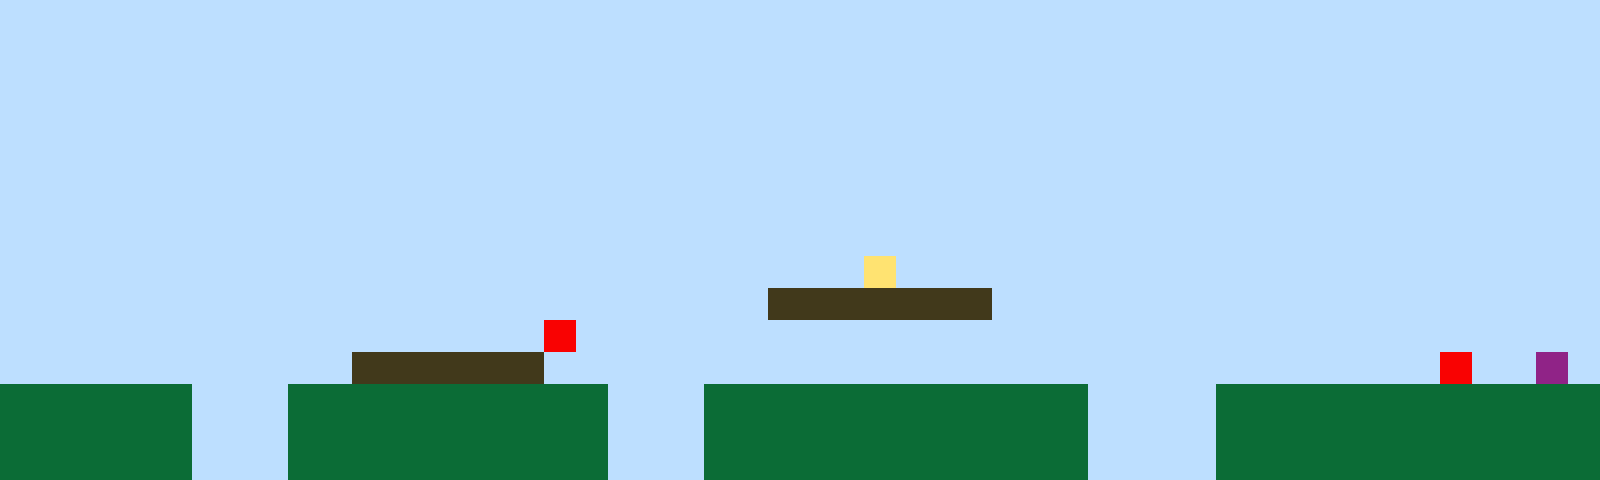

A 2D game scene composited from a Tiled map and its tileset images. What follows is a short description and the map's XML, with every tile layer's data as written:
An orthogonal 50x15 tile map with 32x32 px tiles, 1 tile layer (Tile Layer 1).

<map version="1.10" tiledversion="1.11.2" orientation="orthogonal" renderorder="right-up" width="50" height="15" tilewidth="32" tileheight="32" infinite="0" nextlayerid="2" nextobjectid="1"><editorsettings><export target="map1.csv" format="csv" /></editorsettings><tileset firstgid="1" name="sprites" tilewidth="32" tileheight="32" tilecount="6" columns="3"><image source="sprites.png" width="96" height="64" /></tileset><layer id="1" name="Tile Layer 1" width="50" height="15"><data encoding="csv">1,1,1,1,1,1,1,1,1,1,1,1,1,1,1,1,1,1,1,1,1,1,1,1,1,1,1,1,1,1,1,1,1,1,1,1,1,1,1,1,1,1,1,1,1,1,1,1,1,1,1,1,1,1,1,1,1,1,1,1,1,1,1,1,1,1,1,1,1,1,1,1,1,1,1,1,1,1,1,1,1,1,1,1,1,1,1,1,1,1,1,1,1,1,1,1,1,1,1,1,1,1,1,1,1,1,1,1,1,1,1,1,1,1,1,1,1,1,1,1,1,1,1,1,1,1,1,1,1,1,1,1,1,1,1,1,1,1,1,1,1,1,1,1,1,1,1,1,1,1,1,1,1,1,1,1,1,1,1,1,1,1,1,1,1,1,1,1,1,1,1,1,1,1,1,1,1,1,1,1,1,1,1,1,1,1,1,1,1,1,1,1,1,1,1,1,1,1,1,1,1,1,1,1,1,1,1,1,1,1,1,1,1,1,1,1,1,1,1,1,1,1,1,1,1,1,1,1,1,1,1,1,1,1,1,1,1,1,1,1,1,1,1,1,1,1,1,1,1,1,1,1,1,1,1,1,1,1,1,1,1,1,1,1,1,1,1,1,1,1,1,1,1,1,1,1,1,1,1,1,1,1,1,1,1,1,1,1,1,1,1,1,1,1,1,1,1,1,1,1,1,1,1,1,1,1,1,1,1,1,1,1,1,1,1,1,1,1,1,1,1,1,1,1,1,1,1,1,1,1,1,1,1,1,1,1,1,1,1,1,1,1,1,1,1,1,1,1,1,1,1,1,1,1,1,1,1,1,1,1,1,1,1,1,1,1,1,1,1,1,1,1,1,1,1,1,1,1,1,1,1,1,1,1,1,1,1,1,1,1,1,1,1,1,1,1,1,1,1,1,1,1,1,1,1,1,1,1,1,1,1,1,1,1,1,1,1,1,1,1,1,1,1,1,1,1,1,4,1,1,1,1,1,1,1,1,1,1,1,1,1,1,1,1,1,1,1,1,1,1,1,1,1,1,1,1,1,1,1,1,1,1,1,1,1,1,1,1,1,1,1,1,1,1,3,3,3,3,3,3,3,1,1,1,1,1,1,1,1,1,1,1,1,1,1,1,1,1,1,1,1,1,1,1,1,1,1,1,1,1,1,1,1,1,1,1,1,5,1,1,1,1,1,1,1,1,1,1,1,1,1,1,1,1,1,1,1,1,1,1,1,1,1,1,1,1,1,1,1,1,1,1,1,1,1,1,1,1,1,1,1,3,3,3,3,3,3,1,1,1,1,1,1,1,1,1,1,1,1,1,1,1,1,1,1,1,1,1,1,1,1,1,1,1,1,5,1,1,6,1,2,2,2,2,2,2,1,1,1,2,2,2,2,2,2,2,2,2,2,1,1,1,2,2,2,2,2,2,2,2,2,2,2,2,1,1,1,1,2,2,2,2,2,2,2,2,2,2,2,2,2,2,2,2,2,2,1,1,1,2,2,2,2,2,2,2,2,2,2,1,1,1,2,2,2,2,2,2,2,2,2,2,2,2,1,1,1,1,2,2,2,2,2,2,2,2,2,2,2,2,2,2,2,2,2,2,1,1,1,2,2,2,2,2,2,2,2,2,2,1,1,1,2,2,2,2,2,2,2,2,2,2,2,2,1,1,1,1,2,2,2,2,2,2,2,2,2,2,2,2</data></layer></map>
